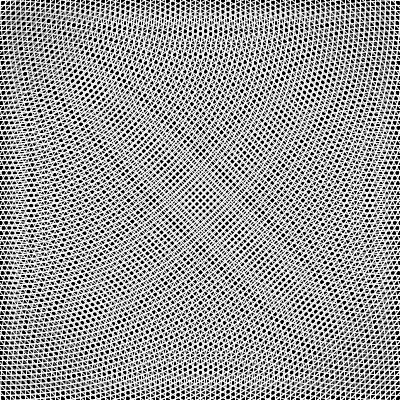
Frame 1 (no input)
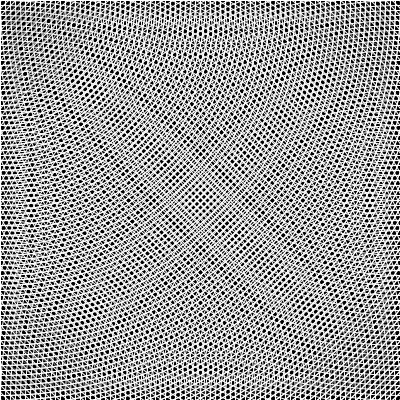
Frame 60 (the mouse pressed at the canvas centre just before this capture)
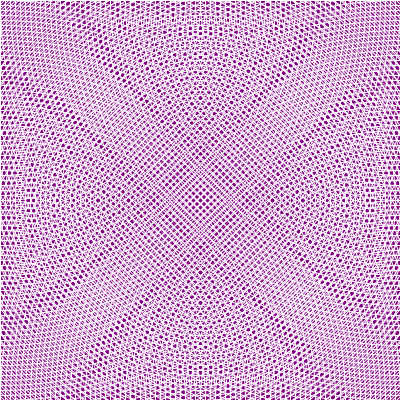
Frame 120 (the mouse held since frame 60 and released just before this capture)

The Processing sketch that drew these frames (run headless with seeded random() and noise(); from frame 60 on, the mouse is pressed at the canvas centre):

// Processing sketch: processing_37507
// ── processing_37507.pde

int y;

void setup()
{
    size ( 400, 400);
    background( 255);
    noCursor();
    ellipseMode( CENTER);
}
void draw()
{
    fill( mouseX*255/400, 0, mouseY*255/400);
    rect( 0, 0, 400, 400);
    y = 0;
    noFill();
    while( y <= 1200)
    {
        stroke( 255, y);
     
        ellipse( 400, 400, y, y);
        ellipse( 0, 0, y, y);
        ellipse( 400, 0, y, y);
        ellipse( 0, 400, y, y);  
        ellipse( mouseX, mouseY, y, y);
        y = y + 10;
    }
}
